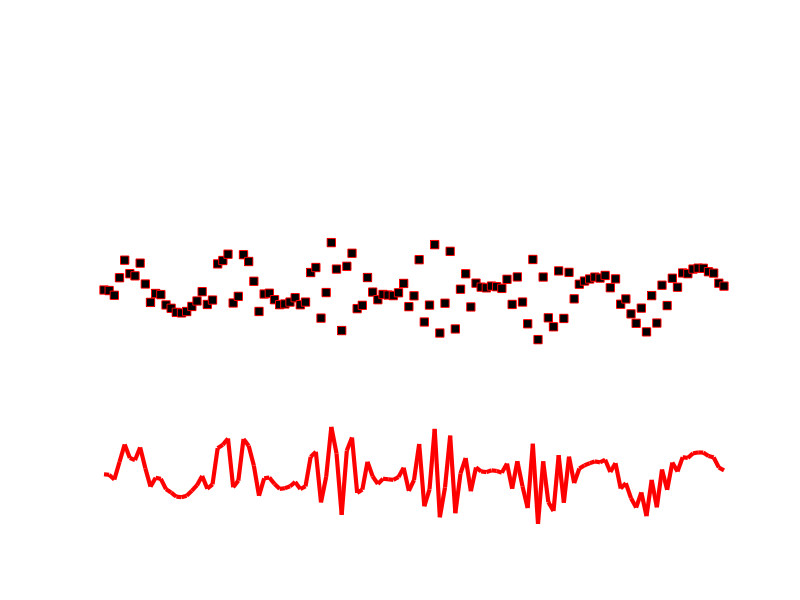
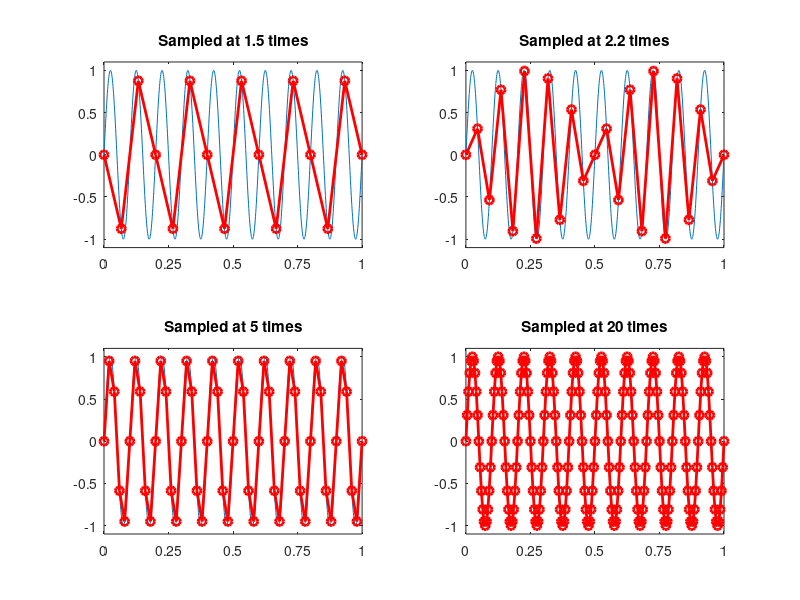
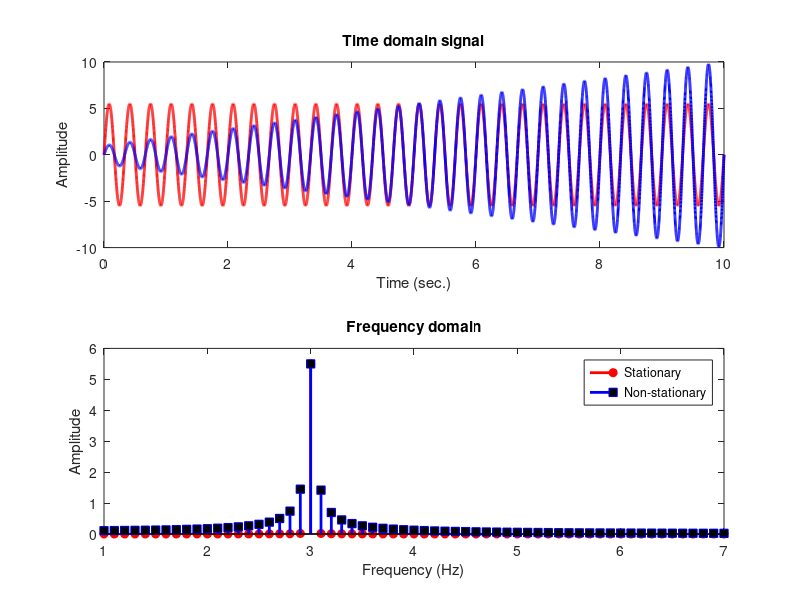
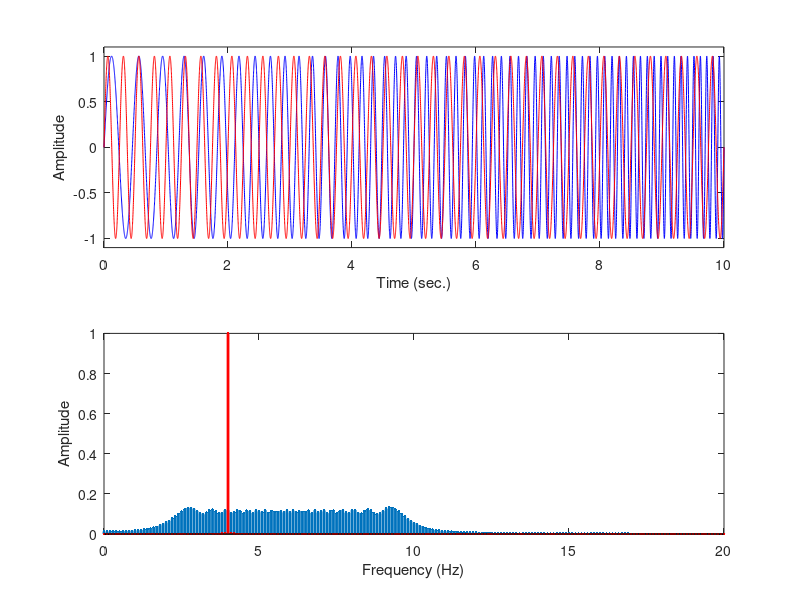

Here is the MATLAB script that generated these plots, in order: (Note: this script raises an error after producing the figures.)
%%
%     COURSE: Signal processing and image processing in MATLAB and Python
%    SECTION: Aliasing, stationarity, and violations
%      VIDEO: Aliasing
% Instructor: mikexcohen.com
%
%%


%% code for pictures shown in slides

srate = 1000;
t  = 0:1/srate:3;

sig = detrend( (1+sin(2*pi*2*t)) .* cos(sin(2*pi*5*t+cumsum(t/30))+t) );

figure(1), clf
subplot(311)
plot(t,sig,'w','linew',3)
axis off

subplot(312)
k = 25; % or 5
plot(t,sig,'w','linew',3), hold on
plot(t(1:k:end),sig(1:k:end),'rs','markerfacecolor','k','markersize',6)
axis off

subplot(313)
plot(t(1:k:end),sig(1:k:end),'r','linew',3)
axis off

set(gcf,'color',[33 33 33]/255)

%%

%  simulation parameters
srate  = 1000;
time   = 0:1/srate:1;
npnts  = length(time);
signal = sin(2*pi*5*time);


% measurement parameters
msrate = 6; % hz
mtime  = 0:1/msrate:1;
midx   = dsearchn(time',mtime');


% plot the time-domain signals
figure(2), clf
subplot(221)
plot(time,signal,'k','linew',3)
hold on
plot(time(midx),signal(midx),'mo','linew',2,'markerfacecolor','w','markersize',10)
set(gca,'ylim',[-1.1 1.1])
xlabel('time (s)'), ylabel('Amplitude')
title('Time domain')
legend({'"Analog"';'Sampled points'})


% plot the power spectrum of the "analog" signal
subplot(222)
sigX = 2*abs(fft(signal,npnts)/npnts);
hz   = linspace(0,srate/2,floor(npnts/2)+1);
stem(hz,sigX(1:length(hz)),'k','linew',2,'markerfacecolor','k')
set(gca,'xlim',[0 20])
xlabel('Frequency (Hz)'), ylabel('amplitude')
title('Frequency domain of "analog" signal')


% now plot only the measured signal
subplot(223)
plot(time(midx),signal(midx),'m','linew',2,'markerfacecolor','w','markersize',10)
set(gca,'ylim',[-1.1 1.1])
title('Measured signal')
xlabel('Time (s)'), ylabel('amplitude')

% and its amplitude spectrum
subplot(224)
sigX = 2*abs(fft(signal(midx),npnts)/length(midx));
hz   = linspace(0,msrate/2,floor(npnts/2)+1);
plot(hz,sigX(1:length(hz)),'k','linew',2,'markerfacecolor','k')
set(gca,'xlim',[0 20])
xlabel('Frequency (Hz)'), ylabel('amplitude')
title('Frequency domain of "analog" signal')

%% Related: getting close to the Nyquist

% subsample a high-sampling rate sine wave (pretend it's a continuous wave)
srate = 1000;
t = 0:1/srate:1;
f = 10; % frequency of the sine wave Hz
d = sin(2*pi*f*t);


% "Measurement" sampling rates
srates = [15 22 50 200]; % in Hz

figure(2), clf
for si=1:4
    subplot(2,2,si)
    
    % plot 'continuous' sine wave
    plot(t,d), hold on
    
    % plot sampled sine wave
    samples = round(1:1000/srates(si):length(t));
    plot(t(samples),d(samples),'ro-','linew',2)
    
    title([ 'Sampled at ' num2str(srates(si)/f) ' times' ])
    set(gca,'ylim',[-1.1 1.1],'xtick',0:.25:1)
end

%%
%     COURSE: Signal processing and image processing in MATLAB and Python
%    SECTION: Aliasing, stationarity, and violations
%      VIDEO: Effects of non-stationarities on power spectra
% Instructor: mikexcohen.com
%
%%


%% amplitude non-stationarity

srate = 1000;
t = 0:1/srate:10;
n = length(t);
f = 3; % frequency in Hz

% sine wave with time-increasing amplitude
ampl1 = linspace(1,10,n);
% uncomment this line for an AM-radio-like signal
% ampl1 = abs(interp1(linspace(t(1),t(end),10),10*rand(1,10),t,'spline'));
ampl2 = mean(ampl1);

signal1 = ampl1 .* sin(2*pi*f*t);
signal2 = ampl2 .* sin(2*pi*f*t);


% obtain Fourier coefficients and Hz vector
signal1X = fft(signal1)/n;
signal2X = fft(signal2)/n;
hz = linspace(0,srate/2,floor(n/2)+1);

figure(3), clf
subplot(211)
plot(t,signal2,'r','linew',2), hold on
plot(t,signal1,'b','linew',2)
xlabel('Time (sec.)'), ylabel('Amplitude')
title('Time domain signal')

subplot(212)
stem(hz,2*abs(signal2X(1:length(hz))),'ro-','linew',2,'markerface','r')
hold on
stem(hz,2*abs(signal1X(1:length(hz))),'bs-','linew',2,'markerface','k')

title('Frequency domain')
xlabel('Frequency (Hz)'), ylabel('Amplitude')
set(gca,'xlim',[1 7])
legend({'Stationary';'Non-stationary'})

%% frequency non-stationarity

% create signals (sine wave and linear chirp)
f  = [2 10];
ff = linspace(f(1),mean(f),n);
signal1 = sin(2*pi.*ff.*t);
signal2 = sin(2*pi.*mean(ff).*t);

% Fourier spectra
signal1X = fft(signal1)/n;
signal2X = fft(signal2)/n;
hz = linspace(0,srate/2,floor(n/2));

figure(4), clf

% plot the signals in the time domain
subplot(211)
plot(t,signal1,'b'), hold on
plot(t,signal2,'r')
xlabel('Time (sec.)'), ylabel('Amplitude')
set(gca,'ylim',[-1.1 1.1])

% and their amplitude spectra
subplot(212)
stem(hz,2*abs(signal1X(1:length(hz))),'.-','linew',2), hold on
stem(hz,2*abs(signal2X(1:length(hz))),'r.-','linew',2)
xlabel('Frequency (Hz)'), ylabel('Amplitude')
set(gca,'xlim',[0 20])

%% sharp transitions

a = [10 2 5 8];
f = [3 1 6 12];

timechunks = round(linspace(1,n,length(a)+1));

signal = 0;
for i=1:length(a)
    signal = cat(2,signal,a(i)* sin(2*pi*f(i)*t(timechunks(i):timechunks(i+1)-1) ));
end

signalX = fft(signal)/n;
hz = linspace(0,srate/2,floor(n/2)+1);

figure(5), clf
subplot(211)
plot(t,signal,'k')
xlabel('Time (s)'), ylabel('Amplitude')

subplot(212)
stem(hz,2*abs(signalX(1:length(hz))),'ks-','markerface','b')
xlabel('Frequency (Hz)'), ylabel('Amplitude')
set(gca,'xlim',[0 20])

%% phase reversal

srate = 1000;
ttime = 0:1/srate:1-1/srate; % temp time, for creating half the signal
time  = 0:1/srate:2-1/srate; % signal's time vector
n = length(time);

signal = [ sin(2*pi*10*ttime) -sin(2*pi*10*ttime) ];


figure(7), clf
subplot(211)
plot(time,signal,'k','linew',2)
xlabel('Time (sec.)'), ylabel('Amplitude')
title('Time domain')


subplot(212)
signalAmp = (2*abs( fft(signal)/n )).^2;
hz = linspace(0,srate/2,floor(n/2)+1);
plot(hz,signalAmp(1:length(hz)),'ks-','linew',2,'markerfacecolor','w')
set(gca,'xlim',[0 20])
xlabel('Frequency (Hz)'), ylabel('Power')
title('Frequency domain')

%% edges and edge artifacts

x = (linspace(0,1,n)>.5)+0; % +0 converts from boolean to number

% uncommenting this line shows that nonstationarities 
% do not prevent stationary signals from being easily observed
% x = x + .08*sin(2*pi*6*time);

% plot
figure(6), clf
subplot(211)
plot(t,x,'k','linew',2)
set(gca,'ylim',[-.1 1.1])
xlabel('Time (s.)'), ylabel('Amplitude (a.u.)')

subplot(212)
xX = fft(x)/n;
stem(hz,2*abs(xX(1:length(hz))),'ks-')
set(gca,'xlim',[0 20],'ylim',[0 .1])
xlabel('Frequency (Hz)'), ylabel('Amplitude (a.u.)')

%% spike in the frequency domain

% frequency spectrum with a spike
fspect = zeros(300,1);
fspect(10) = 1;

% time-domain signal via iFFT
td_sig = real(ifft(fspect)) * length(fspect);


figure(8), clf

% plot amplitude spectrum
subplot(211)
stem(fspect,'ks-','linew',2)
xlabel('Frequency (indices)')
ylabel('Amplitude')
title('Frequency domain')

% plot time domain signal
subplot(212)
plot(td_sig,'k','linew',2)
xlabel('Time (indices)')
ylabel('Amplitude')
title('Time domain')


%%
%     COURSE: Signal processing and image processing in MATLAB and Python
%    SECTION: Aliasing, stationarity, and violations
%      VIDEO: Solutions for non-stationary time series
% Instructor: mikexcohen.com
%
%%

%% create signal (chirp) used in the following examples

% simulation details and create chirp
fs     = 1000; % sampling rate
time   = 0:1/fs:5;
npnts  = length(time);
f      = [10 30]; % frequencies in Hz
ff     = linspace(f(1),mean(f),npnts);
signal = sin(2*pi.*ff.*time);



figure(9), clf

% plot signal
subplot(211)
plot(time,signal,'k','linew',2)
xlabel('Time (s)'), ylabel('Amplitude')
title('Time domain signal')

% compute power spectrum
sigpow = 2*abs(fft(signal)/npnts).^2;
hz     = linspace(0,fs/2,floor(npnts/2)+1);

% and plot
subplot(212)
plot(hz,sigpow(1:length(hz)),'k','linew',2)
xlabel('Frequency (Hz)'), ylabel('Power')
set(gca,'xlim',[0 80])

%% short-time FFT

winlen   = 500; % window length
stepsize = 25;  % step size for STFFT
numsteps = floor( (npnts-winlen)/stepsize );

hz = linspace(0,fs/2,floor(winlen/2)+1);


% initialize time-frequency matrix
tf = zeros(length(hz),numsteps);

% Hann taper
hwin = .5*(1-cos(2*pi*(1:winlen) / (winlen-1)));

% loop over time windows
for ti=1:numsteps
    
    % extract part of the signal
    tidx    = (ti-1)*stepsize+1:(ti-1)*stepsize+winlen;
    tapdata = signal(tidx);
    
    % FFT of these data
    x = fft(hwin.*tapdata)/winlen;
    
    % and put in matrix
    tf(:,ti) = 2*abs(x(1:length(hz)));
end

figure(10), clf
subplot(211)
contourf(time( (0:numsteps-1)*stepsize+1 ),hz,tf,40,'linecolor','none')
set(gca,'ylim',[0 50],'xlim',[0 5],'clim',[0 .5])
xlabel('Time (s)'), ylabel('Frequency (Hz)')
title('Time-frequency power via short-time FFT')
colorbar

%% Morlet wavelet convolution

% frequencies used in analysis
nfrex = 30;
frex  = linspace(2,50,nfrex);
wtime = -2:1/fs:2;
gausS = linspace(5,35,nfrex);

% convolution parameters
nConv = length(wtime) + npnts - 1;
halfw = floor(length(wtime)/2);

% initialize time-frequency output matrix
tf = zeros(nfrex,npnts);

% FFT of signal
signalX = fft(signal,nConv);

% loop over wavelet frequencies
for fi=1:nfrex
    
    % create the wavelet
    s   = ( gausS(fi)/(2*pi*frex(fi)) )^2;
    cmw = exp(1i*2*pi*frex(fi)*wtime) .* exp( (-wtime.^2)/s );
    
    % compute its Fourier spectrum and normalize
    cmwX = fft(cmw,nConv);
    cmwX = cmwX./max(cmwX); % scale to 1
  
    
    % convolution result is inverse FFT of pointwise multiplication
    convres  = ifft( signalX .* cmwX );
    tf(fi,:) = 2*abs(convres(halfw+1:end-halfw));
end

subplot(212)
contourf(time,frex,tf,40,'linecolor','none')
set(gca,'ylim',[0 50],'xlim',[0 5],'clim',[0 1])
xlabel('Time (s)'), ylabel('Frequency (Hz)')
title('Time-frequency power via complex Morlet wavelet convolution')
colorbar


%%
%     COURSE: Signal processing and image processing in MATLAB and Python
%    SECTION: Aliasing, stationarity, and violations
%      VIDEO: Windowing and Welch's method
% Instructor: mikexcohen.com
%
%%

% create signal
srate = 1000;
npnts = 2000; % actually, this times 2!
time  = (0:npnts*2-1)/srate;
freq  = 10; % Hz

% create signal
signal = [sin(2*pi*freq*time(1:npnts)) sin(2*pi*freq*time(1:npnts) + pi)];

% compute its amplitude spectrum
hz = linspace(0,srate/2,floor(length(time)/2)+1);
ampspect = abs(fft(signal)/length(time));
ampspect(2:length(hz)-1) = 2*ampspect(2:length(hz)-1);


figure(4), clf
% plot the time-domain signal
subplot(311)
plot(time,signal)
xlabel('Time (s)'), ylabel('Amplitude')
title('Time domain')


% plot the frequency domain signal
subplot(312)
stem(hz,ampspect(1:length(hz)),'ks-','linew',2)
set(gca,'xlim',[0 freq*2])
xlabel('Frequency (Hz)'), ylabel('Amplitude')
title('Frequency domain (FFT)')

%% now for Welch's method

% parameters
winlen = 1000; % window length in points (not ms!)
nbins = floor(length(time)/winlen);

% vector of frequencies for the small windows
hzL = linspace(0,srate/2,floor(winlen/2)+1);

% initialize time-frequency matrix
welchspect = zeros(1,length(hzL));

% Hann taper
hwin = .5*(1-cos(2*pi*(1:winlen) / (winlen-1)));

% loop over time windows
for ti=1:nbins
    
    % extract part of the signal
    tidx    = (ti-1)*winlen+1:ti*winlen;
    tmpdata = signal(tidx);
    
    % FFT of these data (does the taper help?)
    x = fft(hwin.*tmpdata)/winlen;
    
    % and put in matrix
    welchspect = welchspect + 2*abs(x(1:length(hzL)));
end

% divide by nbins to complete average
welchspect = welchspect/nbins;

subplot(313)
stem(hzL,welchspect,'ks-','linew',2)
set(gca,'xlim',[0 freq*2])
xlabel('Frequency (Hz)'), ylabel('Amplitude')
title('Frequency domain (Welch''s method)')

%%
%     COURSE: Signal processing and image processing in MATLAB and Python
%    SECTION: Aliasing, stationarity, and violations
%      VIDEO: Instantaneous frequency
% Instructor: mikexcohen.com
%
%%

% simulation details
srate = 1000;
time  = 0:1/srate:4;
pnts  = length(time);

% frequencies for Fourier transform
hz = linspace(0,srate/2,floor(length(time)/2)-1);


% frequency range for linear chirp
f  = [7 25];

% generate chirp signal
ff = linspace(f(1),mean(f),pnts);
signal = sin(2*pi.*ff.*time);

% instantaneous frequency
angels = angle(hilbert(signal));
instfreq = diff(unwrap(angels))/(2*pi/srate);

subplot(311)
plot(time,signal,'k','linew',2)
xlabel('Time (s)'), ylabel('Amplitude')
title('Time domain')

subplot(312)
amp = 2*abs(fft(signal)/pnts);
plot(hz,amp(1:length(hz)),'ks-','linew',2,'markerfacecolor','w')
title('Frequency domain')
set(gca,'xlim',[0 min(srate/2,f(2)*3)])
xlabel('Frequency (Hz)'), ylabel('Amplitude')

subplot(313)
plot(time(1:end-1),instfreq,'k','linew',2,'markerfacecolor','w')
set(gca,'ylim',[f(1)*.8 f(2)*1.2])
xlabel('Time (s)'), ylabel('Frequency (Hz)')
title('Instantaneous frequency')


%% done.

% Interested in more courses? See sincxpress.com 
% Use code MXC-DISC4ALL for the lowest price for all courses.
